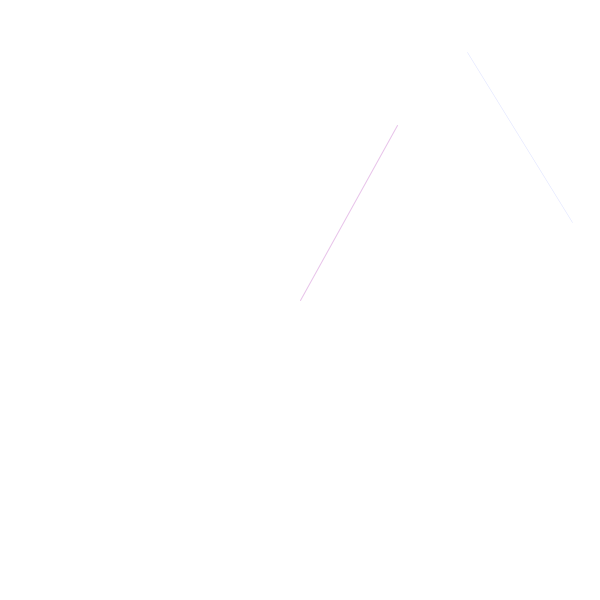
Frame 1 (no input)
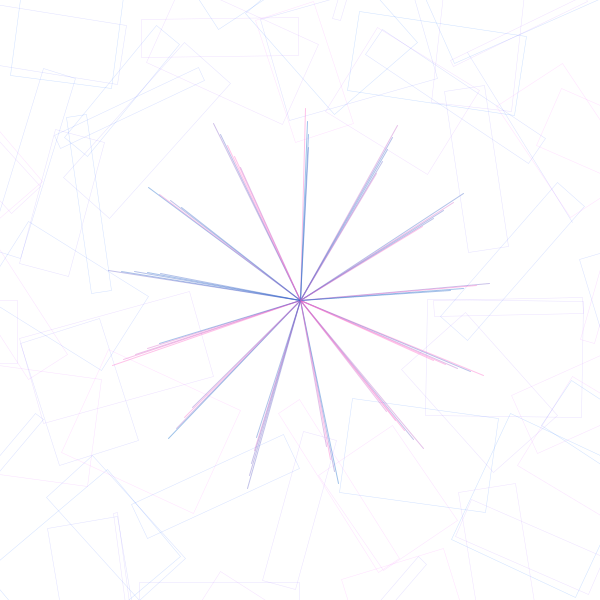
Frame 60 (the mouse pressed at the canvas centre just before this capture)
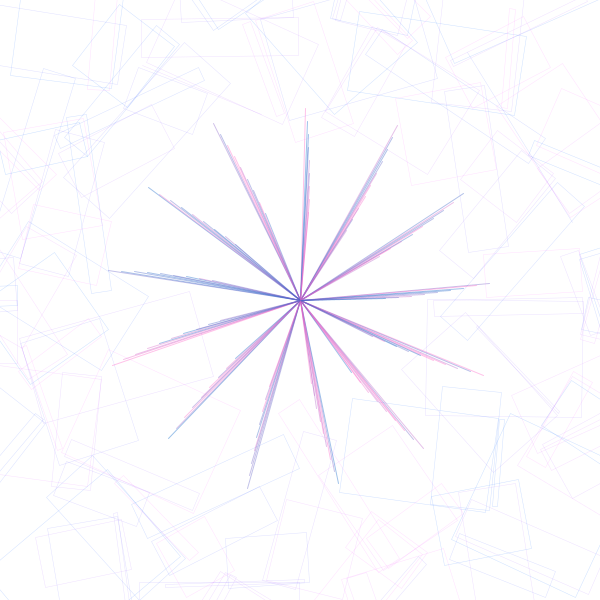
Frame 120 (the mouse held since frame 60 and released just before this capture)

The Processing sketch that drew these frames (run headless with seeded random() and noise(); from frame 60 on, the mouse is pressed at the canvas centre):

// Processing sketch: processing_167786
// ── processing_167786.pde


//import processing.pdf.*;

float x, y;
float angle = 0; 
float r = 200;
float diff = 1; 


void setup() {
  size(600, 600);
  background(255);
//  beginRecord(PDF, "nuclear.pdf");
}

void draw() {
  noFill(); 
  x = r * cos(angle); 
  y = r * sin(angle);

  strokeWeight(1); 
  stroke(random(300),100,200,100); 

  translate(width/2, height/2); 
  rotate(r); 

  line( 0, 0, x, y); 


  strokeWeight(0.5); 
  stroke(random(300),100,255,50); 

  translate(width/3, height/3); 
  rotate(r); 

  rect(0, 0, x, y);
  
  angle = angle +30;
  r = r - diff;

  if ( r == 0 || r == 250) { 
    diff =  diff * -1;
  }
}


void keyPressed() {
  if (key == 'q') {
    endRecord();
    exit();
  }
}
